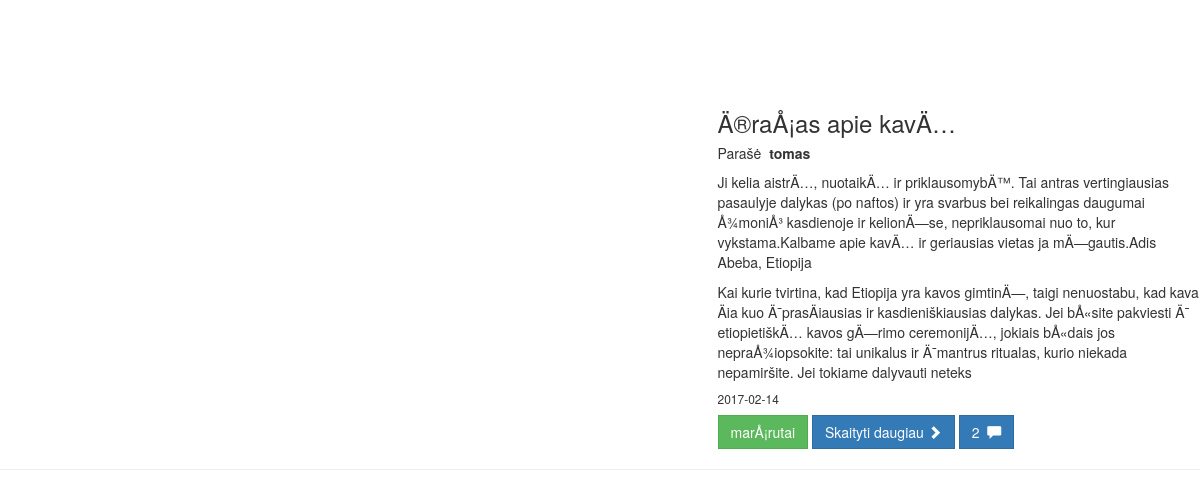
Page /blog.php?category=4 on the earlier database version.
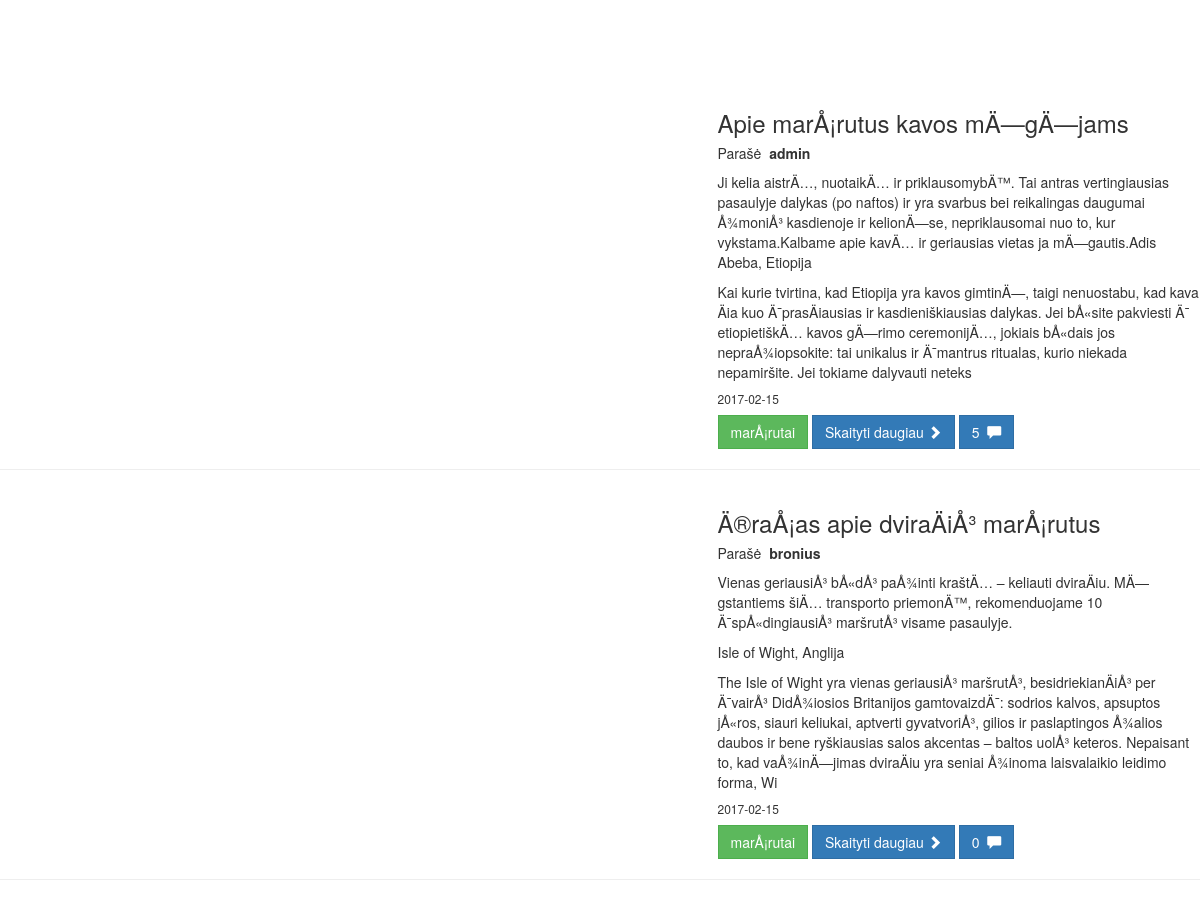
Same page on the later database version.
### tables this page shows
CREATE TABLE `entries` (
  `id` int(11) NOT NULL,
  `user_id` varchar(100) NOT NULL,
  `title` varchar(2000) NOT NULL,
  `entry` text NOT NULL,
  `category_id` int(11) NOT NULL,
  `timestamp` datetime NOT NULL DEFAULT CURRENT_TIMESTAMP,
  `status` varchar(11) NOT NULL DEFAULT 'a',
  `picture` varchar(255) NOT NULL DEFAULT 'http://lorempixel.com/950/600/'
);

CREATE TABLE `users` (
  `id` int(11) NOT NULL,
  `username` varchar(255) NOT NULL,
  `email` varchar(255) NOT NULL,
  `password` varchar(255) NOT NULL,
  `user_level` int(11) NOT NULL DEFAULT '3',
  `type` varchar(11) NOT NULL DEFAULT 'a',
  `timestamp` datetime NOT NULL DEFAULT CURRENT_TIMESTAMP
);

CREATE TABLE `category` (
  `id` int(11) NOT NULL,
  `category_name` varchar(255) NOT NULL,
  `status` varchar(10) NOT NULL DEFAULT 'a'
);

### blog.php (the view, shortened to what this page needs)
<?php
    include('head.php');
    include('config.php');
    ?>
          <?php
              $sql = mysqli_query($db_connect, "SELECT * FROM category WHERE status !='d'");
              while($list = mysqli_fetch_array($sql)){
                  $list_category_name = $list['category_name'];
                  ?>
                <?php } ?>
  <?php
if(isset($_GET['category'])){
  $filter = $_GET['category'];
  $sql = "SELECT * FROM entries WHERE status = 'a' AND category_id = '{$filter}' ORDER BY timestamp DESC";
} else{
$filter = 0;
$sql = "SELECT * FROM entries WHERE status = 'a' ORDER BY timestamp DESC";
}
    $results = $db_connect->query($sql);
    if($results->num_rows >0){
        $i = 0;
        while($row = $results->fetch_assoc()){
        $data[$i] = $row;
        $i++;
        }
    }else{
        $data['no_entries'] = "Nėra blogo įrašų :(";
    }
?>
    <?php if(isset($data['no_entries'])){
        echo('<p>' . $data['no_entries'] . "</p>");
    } else{
        foreach($data as $entry){
          $short_entry = substr($entry['entry'], 0, 700);
          $entry_id = $entry['id'];
          $entry_category_id = $entry['category_id'];
          $entry_time = $entry['timestamp'];
          $entry_user_id = $entry['user_id'];
            ?>
        <div class="row">
            <div class="col-md-7">
            </div>
<?php
$sql = $db_connect->query("SELECT COUNT(*) FROM comments WHERE entry_id='{$entry_id}' AND status = 'a'");
$row = $sql->fetch_row();
$count = $row[0];
$sqluser = mysqli_query($db_connect, "SELECT * FROM users WHERE id = '{$entry_user_id}' ");
while($list = mysqli_fetch_array($sqluser)){
    $list_username = $list['username'];
    ?>
<?php }
 ?>
            <div class="col-md-5">
                <h3><?=$entry['title'];?></h3>
                <h5>Parašė &nbsp<strong><?=$list_username?></strong></h5>
                <p><?=$short_entry?></p>
                <?php
                $sql = mysqli_query($db_connect, "SELECT * FROM category WHERE status !='d' AND id = '{$entry_category_id}' ");
                while($list = mysqli_fetch_array($sql)){
                    $list_category_name = $list['category_name'];
                    ?>
                <?php }  ?>
                <h6><?=substr($entry_time, 0, 10)?></h6>
                <a class="btn btn-success" href=""><?=$list_category_name?></a>
                <a class="btn btn-primary" href="single-entry.php?id=<?=$entry_id?>">Skaityti daugiau <span class="glyphicon glyphicon-chevron-right"></span></a>
                <a class="btn btn-primary" href="single-entry.php?id=<?=$entry_id?>"><?=$count?>&nbsp;&nbsp;<span class="glyphicon glyphicon-comment"></span></a>
            </div>
        </div>
        <hr>
            <?php
        }
}
?>

Differences in the rows shown:
removed entries: title "Ä®raÅ¡as apie kavÄ…", user.username "tomas", entry "Ji kelia aistrÄ…, nuotaikÄ… ir priklausomybÄ™. Tai antras vertingiausias pasaulyje dalykas (po naftos) ir yra svarbus bei reikalingas daugumai Å¾moniÅ³ kasdienoje ir kelionÄ—se, nepriklausomai nuo to, kur vykstama.Kalbame apie kavÄ… ir geriausias vietas ja mÄ—gautis.Adis Abeba, Etiopija Kai kurie tvirtina, kad Etiopija yra kavos gimtinÄ—, taigi nenuostabu, kad kava Äia kuo Ä¯prasÄiausias ir kasdieniškiausias dalykas. Jei bÅ«site pakviesti Ä¯ etiopietiškÄ… kavos gÄ—rimo ceremonijÄ…, jokiais bÅ«dais jos nepraÅ¾iopsokite: tai unikalus ir Ä¯mantrus ritualas, kurio niekada nepamiršite. Jei tokiame dalyvauti neteks", timestamp "2017-02-14", category.category_name "marÅ¡rutai", count "2"
added entries: title "Apie marÅ¡rutus kavos mÄ—gÄ—jams", user.username "admin", entry "Ji kelia aistrÄ…, nuotaikÄ… ir priklausomybÄ™. Tai antras vertingiausias pasaulyje dalykas (po naftos) ir yra svarbus bei reikalingas daugumai Å¾moniÅ³ kasdienoje ir kelionÄ—se, nepriklausomai nuo to, kur vykstama.Kalbame apie kavÄ… ir geriausias vietas ja mÄ—gautis.Adis Abeba, Etiopija Kai kurie tvirtina, kad Etiopija yra kavos gimtinÄ—, taigi nenuostabu, kad kava Äia kuo Ä¯prasÄiausias ir kasdieniškiausias dalykas. Jei bÅ«site pakviesti Ä¯ etiopietiškÄ… kavos gÄ—rimo ceremonijÄ…, jokiais bÅ«dais jos nepraÅ¾iopsokite: tai unikalus ir Ä¯mantrus ritualas, kurio niekada nepamiršite. Jei tokiame dalyvauti neteks", timestamp "2017-02-15", category.category_name "marÅ¡rutai", count "5"
added entries: title "Ä®raÅ¡as apie dviraÄiÅ³ marÅ¡rutus", user.username "bronius", entry "Vienas geriausiÅ³ bÅ«dÅ³ paÅ¾inti kraštÄ… – keliauti dviraÄiu. MÄ—gstantiems šiÄ… transporto priemonÄ™, rekomenduojame 10 Ä¯spÅ«dingiausiÅ³ maršrutÅ³ visame pasaulyje. Isle of Wight, Anglija The Isle of Wight yra vienas geriausiÅ³ maršrutÅ³, besidriekianÄiÅ³ per Ä¯vairÅ³ DidÅ¾iosios Britanijos gamtovaizdÄ¯: sodrios kalvos, apsuptos jÅ«ros, siauri keliukai, aptverti gyvatvoriÅ³, gilios ir paslaptingos Å¾alios daubos ir bene ryškiausias salos akcentas – baltos uolÅ³ keteros. Nepaisant to, kad vaÅ¾inÄ—jimas dviraÄiu yra seniai Å¾inoma laisvalaikio leidimo forma, Wi", timestamp "2017-02-15", category.category_name "marÅ¡rutai", count "0"
